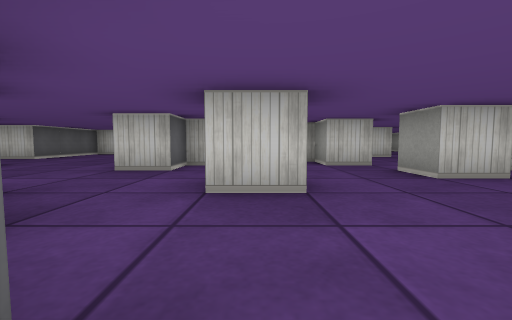
view 1 (above)

23 first-person views from a walk through a cub3D maze. The camera is about half as high as the walls, tilts 4° down and sees 90° across. The floor is counted in squares. Each view is taken from the middle of a square. On the plan, view 1 faces up. The plan holds only what a view shows up to about 9 squares ahead; the rest is blank.

view 2
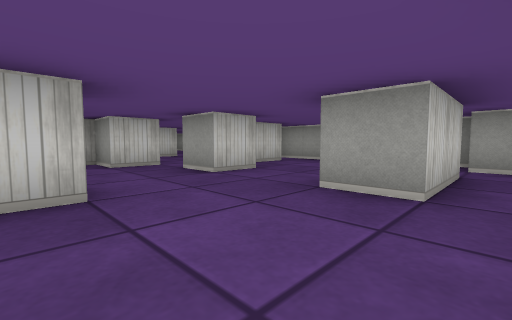

view 3
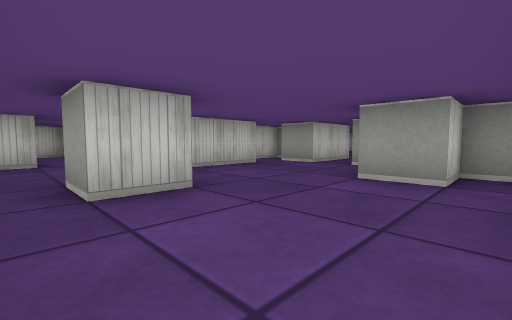

view 4
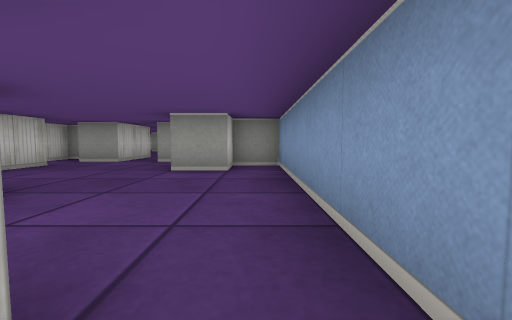

view 5
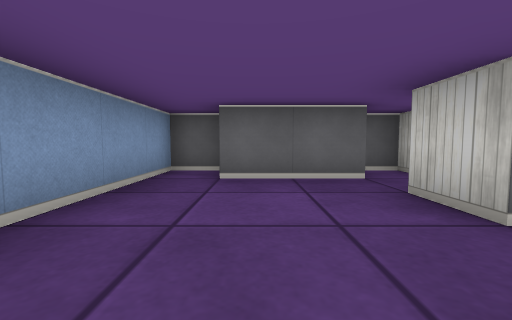

view 6
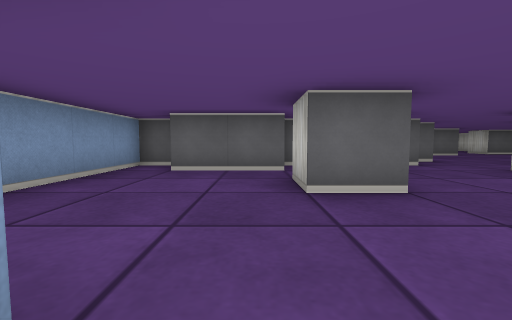

view 7
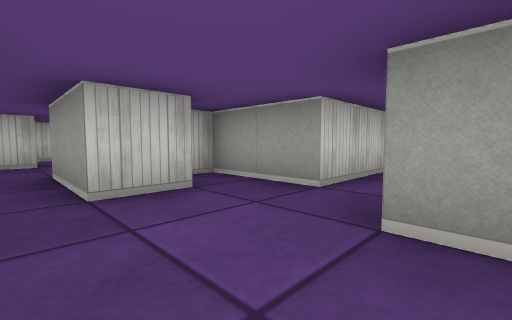

view 8
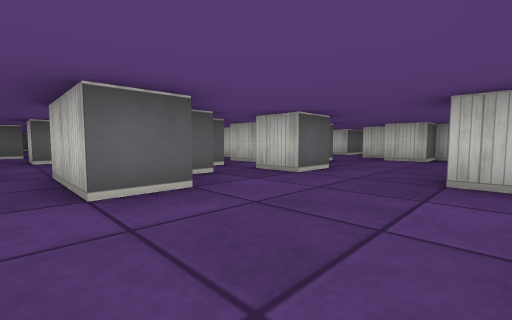

view 9
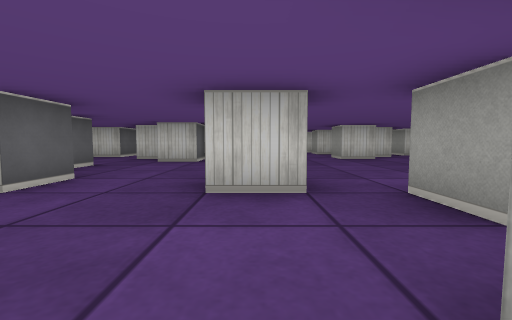

view 10
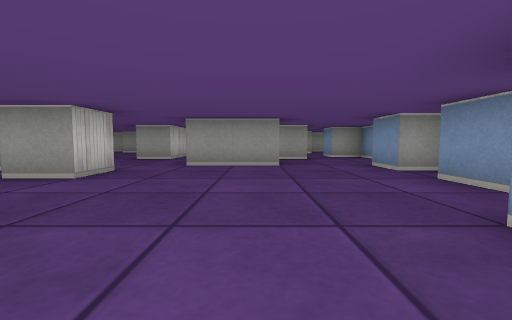

view 11
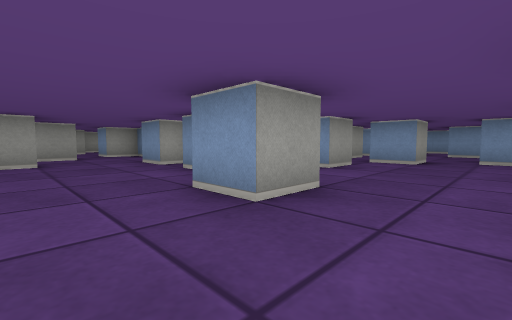

view 12
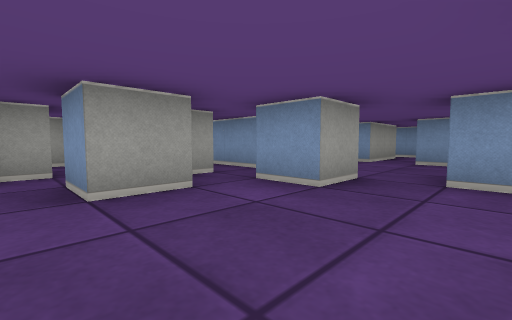

view 13
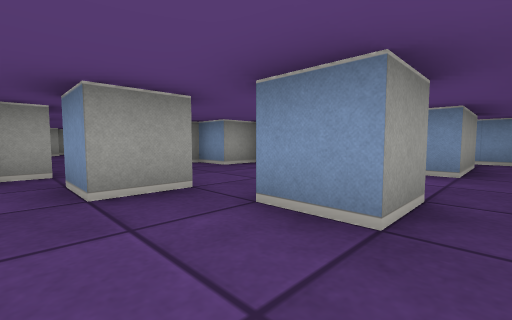

view 14
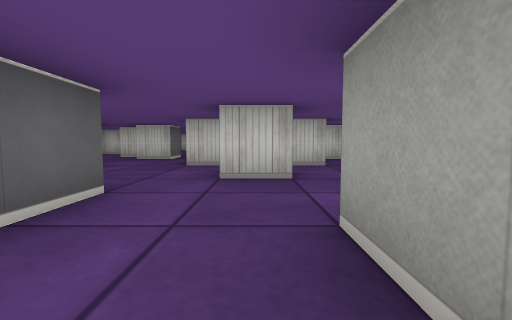

view 15
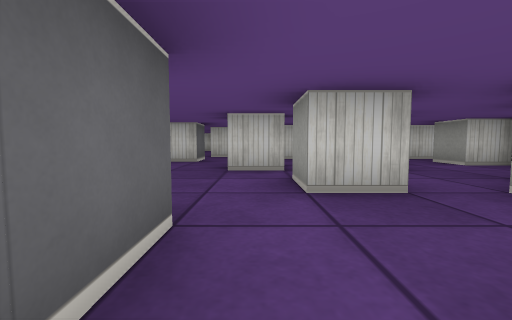

view 16
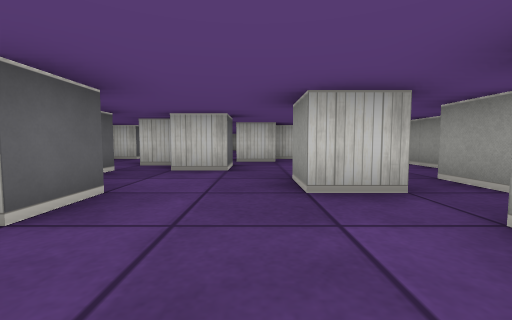

view 17
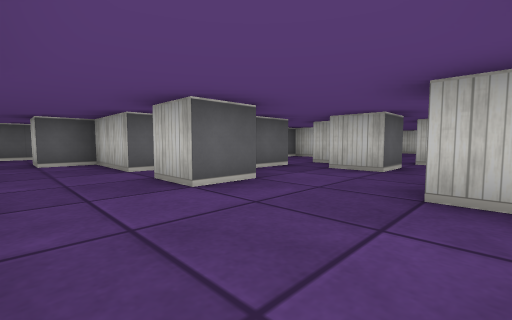

view 18
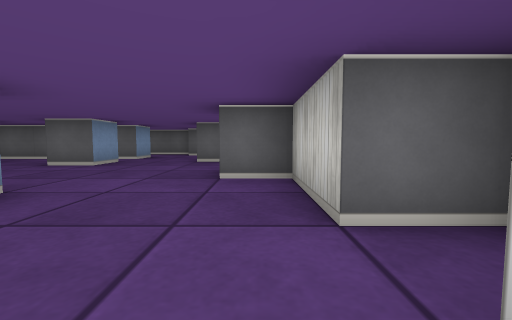

view 19
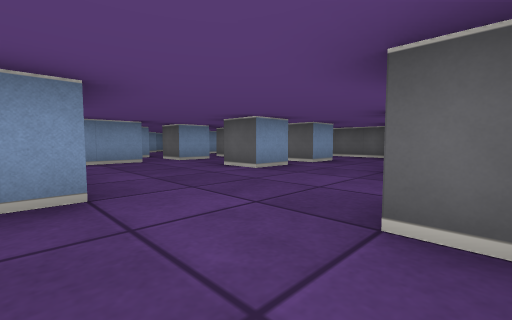

view 20
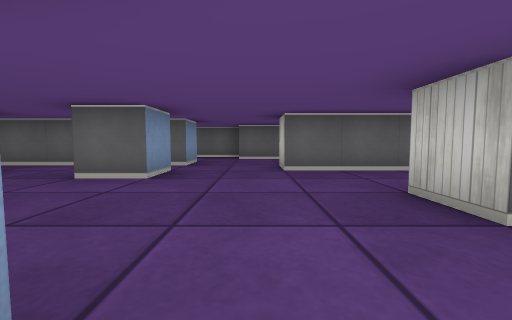

view 21
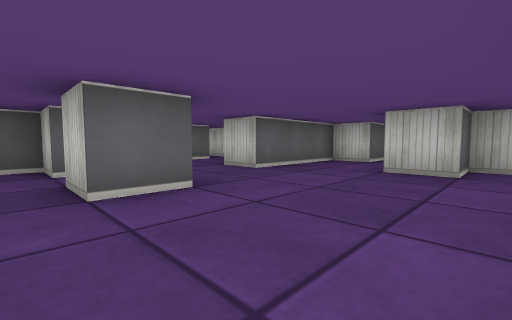

view 22
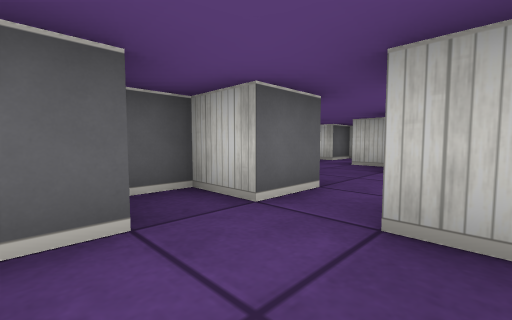

view 23
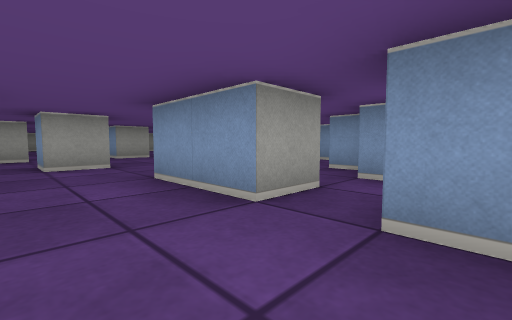

### Floor plan
Key: @ floor where view 1 was taken; # wall or solid block; . floor.
Columns run from 11 left of view 1 to 19 right of it. Each row starts with its distance up from view 1.
 16         ##    #
 15         #.. .##
 14          ..##..#.# #      #
 13           ..#....#..     .# ..
 12           #........###  .##..##
 11  ##  #.   ##..#.#...#. .......
 10  #. # .#####...............#
  9  ..##..#.......#..#........#
  8  #..#............##..........#
  7  #........  ##.....#..#........
  6 # .......## .#..###.....###...#
  5 #..#.#...#. ....#.#......#   ##
  4   ##..........#...##...##..#
  3    #.......#............#
  2    #.#.###.......##...#....
  1      ... ##...##..#.#...##
  0       ##  #@.....##......#
 -1        #.##.#...........##
 -2         ..#......# .##.##
 -3          ##....##  .# .#
 -4          #......#  .  .
 -5          ########  #####

Where each view was taken, in squares from view 1:
view 1: 0 up, 0 right, facing up
view 2: 0 up, 0 right, facing up-right
view 3: 4 down, 0 right, facing up-right
view 4: 4 down, 1 left, facing right
view 5: 3 down, 3 right, facing left
view 6: 2 down, 4 right, facing left
view 7: 2 up, 4 right, facing up-right
view 8: 3 up, 11 right, facing up-left
view 9: 4 up, 11 right, facing up
view 10: 9 up, 10 right, facing right
view 11: 9 up, 9 right, facing down-right
view 12: 5 up, 9 right, facing down-right
view 13: 3 up, 8 right, facing down-right
view 14: 5 up, 4 right, facing up
view 15: 6 up, 3 right, facing up
view 16: 8 up, 2 right, facing up
view 17: 8 up, 3 right, facing up-left
view 18: 9 up, 0 right, facing left
view 19: 9 up, 2 left, facing down-left
view 20: 7 up, 2 left, facing left
view 21: 4 up, 3 left, facing up-left
view 22: 3 up, 6 left, facing up-left
view 23: 4 up, 6 left, facing down-right
